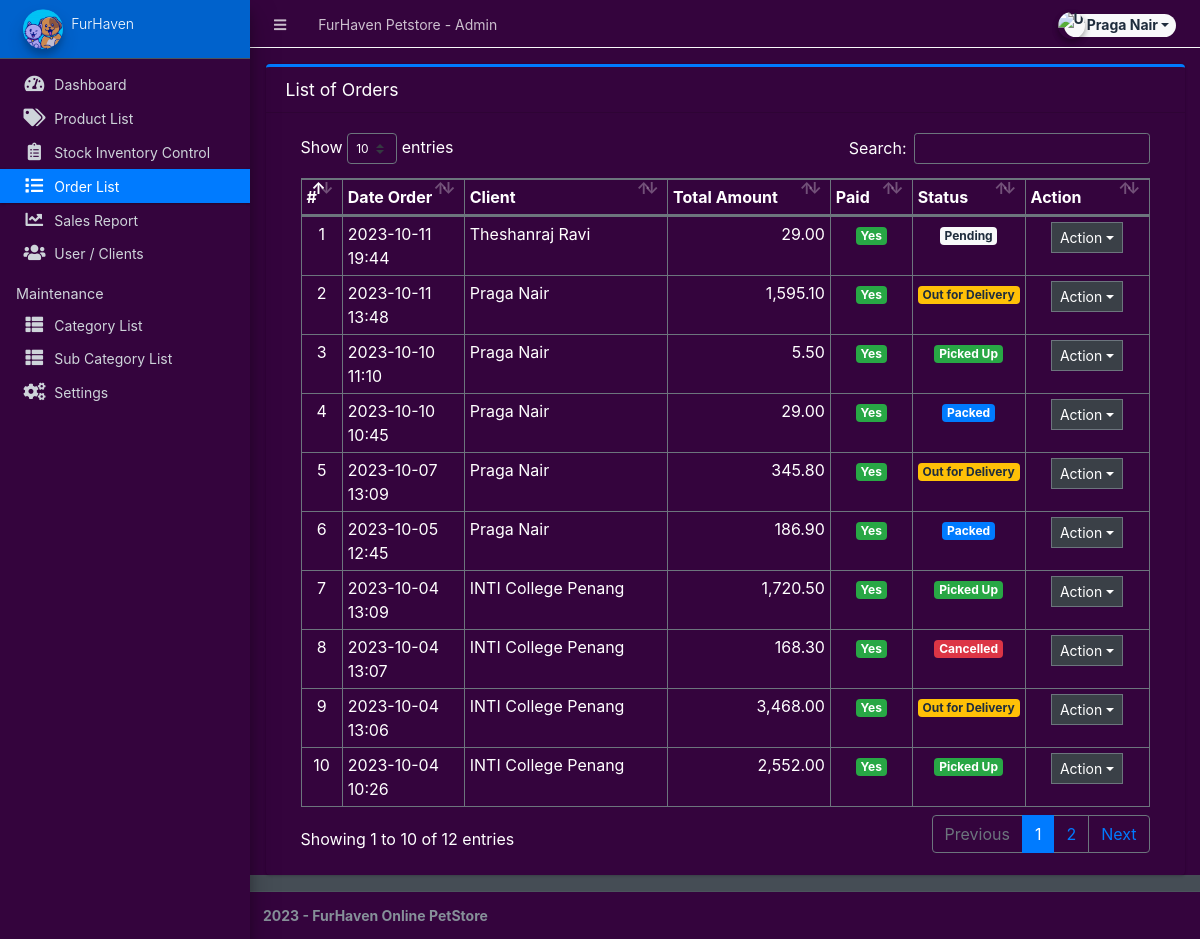
Page /admin/?page=orders (signed in) on the earlier database version.
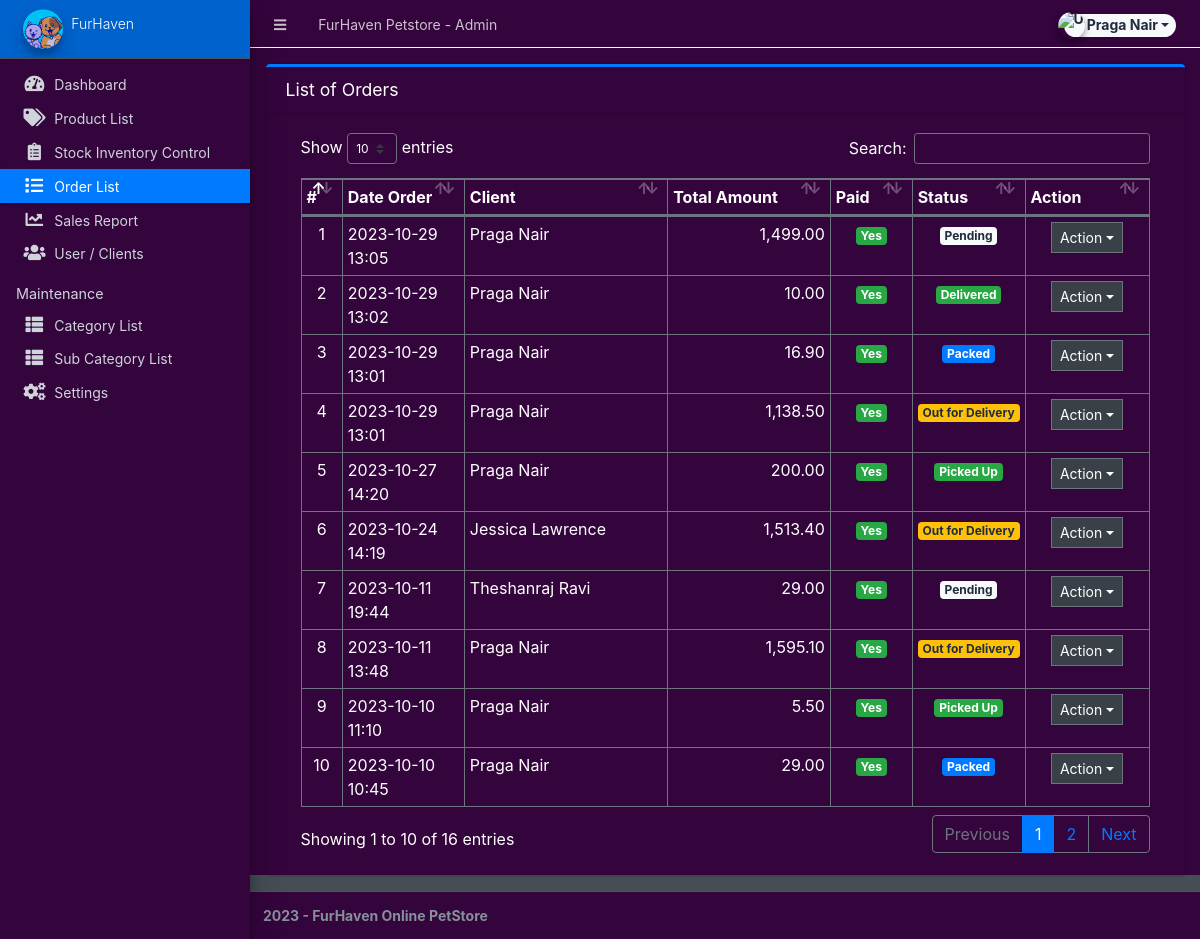
Same page on the later database version.
### tables this page shows
CREATE TABLE `orders` (
  `id` int(30) NOT NULL,
  `client_id` int(30) NOT NULL,
  `delivery_address` text NOT NULL,
  `payment_method` varchar(100) NOT NULL,
  `order_type` tinyint(1) NOT NULL,
  `amount` double NOT NULL,
  `status` tinyint(2) NOT NULL DEFAULT 0,
  `paid` tinyint(1) NOT NULL DEFAULT 0,
  `date_created` datetime NOT NULL DEFAULT current_timestamp(),
  `date_updated` datetime DEFAULT NULL ON UPDATE current_timestamp(),
  `eta_date` datetime DEFAULT NULL
);

### admin/orders/index.php (the view, shortened to what this page needs)
<div class="card card-outline card-primary">
	<div class="card-header">
		<h3 class="card-title">List of Orders</h3>
	</div>
	<div class="card-body">
		<div class="container-fluid">
        <div class="container-fluid">
			<table class="table table-bordered table-stripped">
				<colgroup>
					<col width="5%">
					<col width="15%">
					<col width="25%">
					<col width="20%">
					<col width="10%">
					<col width="10%">
					<col width="15%">
				</colgroup>
				<thead>
					<tr>
						<th>#</th>
						<th>Date Order</th>
						<th>Client</th>
						<th>Total Amount</th>
						<th>Paid</th>
						<th>Status</th>
						<th>Action</th>
					</tr>
				</thead>
				<tbody>
					<?php
					$i = 1;
						$qry = $conn->query("SELECT o.*,concat(c.firstname,' ',c.lastname) as client from `orders` o inner join clients c on c.id = o.client_id
						order by unix_timestamp(o.date_created) desc ");
						while($row = $qry->fetch_assoc()):
					?>
						<tr>
							<td class="text-center"><?php echo $i++; ?></td>
							<td><?php echo date("Y-m-d H:i",strtotime($row['date_created'])) ?></td>
							<td><?php echo $row['client'] ?></td>
							<td class="text-right"><?php echo number_format($row['amount'],2) ?></td>
							<td class="text-center">
                                <?php if($row['paid'] == 0): ?>
                                    <span class="badge badge-light">No</span>
                                <?php else: ?>
                                    <span class="badge badge-success">Yes</span>
                                <?php endif; ?>
                            </td>
							<td class="text-center">
                                <?php if($row['status'] == 0): ?>
                                    <span class="badge badge-light">Pending</span>
                                <?php elseif($row['status'] == 1): ?>
                                    <span class="badge badge-primary">Packed</span>
								<?php elseif($row['status'] == 2): ?>
                                    <span class="badge badge-warning">Out for Delivery</span>
								<?php elseif($row['status'] == 3): ?>
                                    <span class="badge badge-success">Delivered</span>
								<?php elseif($row['status'] == 5): ?>
                                    <span class="badge badge-success">Picked Up</span>
                                <?php else: ?>
                                    <span class="badge badge-danger">Cancelled</span>
                                <?php endif; ?>
                            </td>
							<td align="center">
								 <button type="button" class="btn btn-flat btn-default btn-sm dropdown-toggle dropdown-icon" data-toggle="dropdown">
				                  		Action
				                  </button>
							</td>
						</tr>
					<?php endwhile; ?>
				</tbody>
			</table>
		</div>
		</div>
	</div>
</div>

Differences in the rows shown:
no longer on this page (row unchanged): orders: date_created "2023-10-07 13:09", client "Praga Nair", amount "345.80", paid "Yes", status "Out for Delivery"
no longer on this page (row unchanged): orders: date_created "2023-10-05 12:45", client "Praga Nair", amount "186.90", paid "Yes", status "Packed"
no longer on this page (row unchanged): orders: date_created "2023-10-04 13:09", client "INTI College Penang", amount "1,720.50", paid "Yes", status "Picked Up"
no longer on this page (row unchanged): orders: date_created "2023-10-04 13:07", client "INTI College Penang", amount "168.30", paid "Yes", status "Cancelled"
no longer on this page (row unchanged): orders: date_created "2023-10-04 13:06", client "INTI College Penang", amount "3,468.00", paid "Yes", status "Out for Delivery"
removed orders: date_created "2023-10-04 10:26", client "INTI College Penang", amount "2,552.00", paid "Yes", status "Picked Up"
added orders: date_created "2023-10-29 13:05", client "Praga Nair", amount "1,499.00", paid "Yes", status "Pending"
added orders: date_created "2023-10-29 13:02", client "Praga Nair", amount "10.00", paid "Yes", status "Delivered"
added orders: date_created "2023-10-29 13:01", client "Praga Nair", amount "16.90", paid "Yes", status "Packed"
added orders: date_created "2023-10-29 13:01", client "Praga Nair", amount "1,138.50", paid "Yes", status "Out for Delivery"
added orders: date_created "2023-10-27 14:20", client "Praga Nair", amount "200.00", paid "Yes", status "Picked Up"
added orders: date_created "2023-10-24 14:19", client "Jessica Lawrence", amount "1,513.40", paid "Yes", status "Out for Delivery"
Other differences:
text written by a page script: "Show entries Search: Showing 1 to 10 of 12 entries Previous 1 2 Next" → "Show entries Search: Showing 1 to 10 of 16 entries Previous 1 2 Next"
